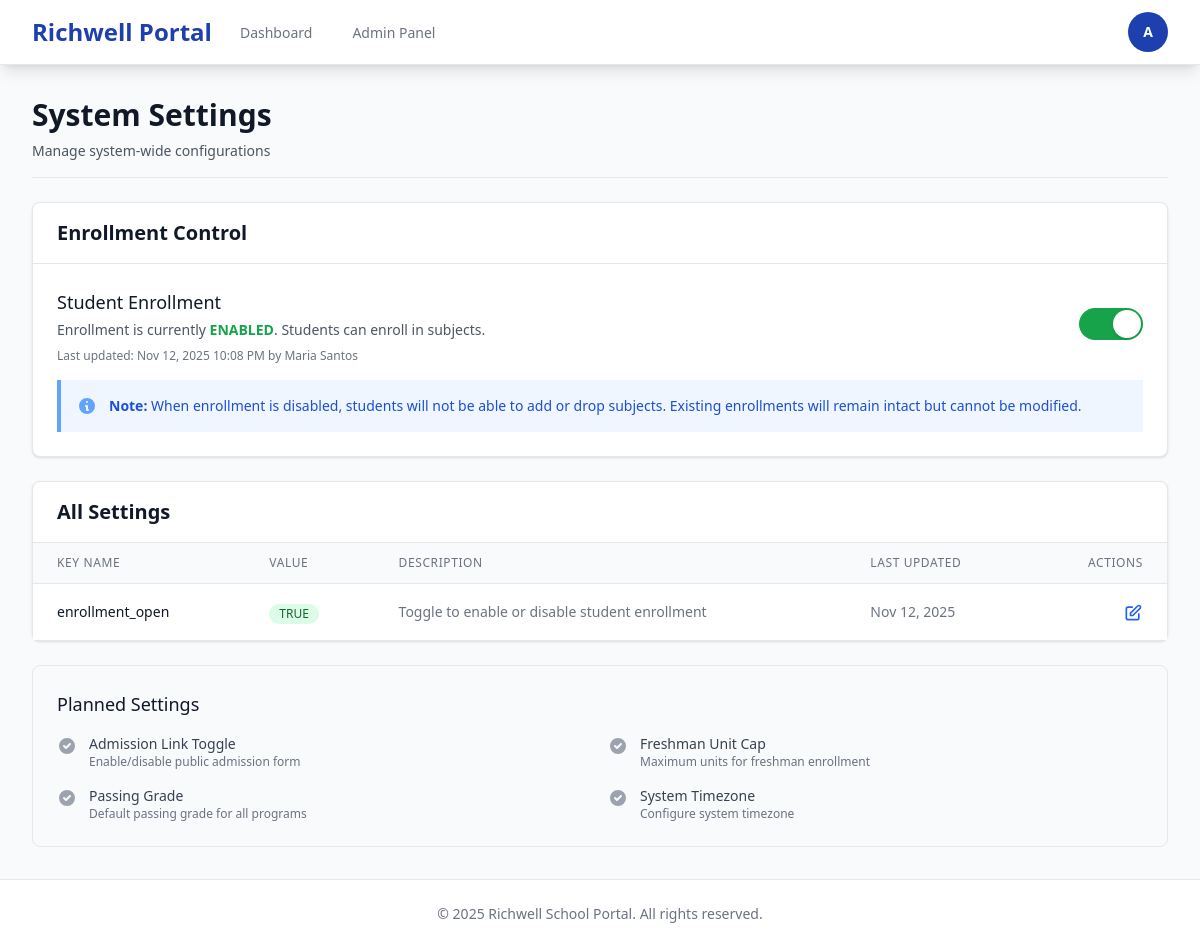
The page /registrar/settings/ (signed in) on the database its author committed.
### users/models.py (models this page shows, shortened)
class User(AbstractUser):
    ROLE_CHOICES = [
        ('student', 'Student'),
        ('professor', 'Professor'),
        ('registrar', 'Registrar'),
        ('dean', 'Dean'),
        ('admission', 'Admission'),
        ('admin', 'Admin'),
    ]
    role = models.CharField(max_length=20, choices=ROLE_CHOICES)
    created_at = models.DateTimeField(auto_now_add=True)

### settingsapp/models.py (models this page shows, shortened)
class Setting(models.Model):
    key_name = models.CharField(max_length=100, unique=True)
    value_text = models.CharField(max_length=255)
    description = models.CharField(max_length=255, blank=True)
    updated_by = models.ForeignKey(User, on_delete=models.SET_NULL, null=True)
    updated_at = models.DateTimeField(auto_now=True)

### settingsapp/views.py (the view)
# urls.py: path('', views.settings_list, name='settings_list'),
@role_required('registrar', 'admin')
def settings_list(request):
    settings = Setting.objects.all().order_by('key_name')
    enrollment_open, created = Setting.objects.get_or_create(
        key_name='enrollment_open',
        defaults={
            'value_text': 'false',
            'description': 'Toggle to enable or disable student enrollment',
            'updated_by': request.user,
        }
    )
    context = {
        'settings': settings,
        'enrollment_open': enrollment_open,
    }
    return render(request, 'registrar/settings/settings_list.html', context)

### templates/registrar/settings/settings_list.html (shortened to what this page needs)
{% extends 'base.html' %}
{% block content %}
<div class="space-y-6">
    <div class="border-b border-gray-200 pb-4">
        <h1 class="text-3xl font-bold text-gray-900">System Settings</h1>
        <p class="mt-2 text-sm text-gray-600">Manage system-wide configurations</p>
    </div>
    <div class="bg-white shadow rounded-lg border border-gray-200">
        <div class="px-6 py-4 border-b border-gray-200">
            <h2 class="text-xl font-semibold text-gray-900">Enrollment Control</h2>
        </div>
        <div class="p-6">
            <div class="flex items-center justify-between">
                <div class="flex-1">
                    <h3 class="text-lg font-medium text-gray-900">Student Enrollment</h3>
                    <p class="text-sm text-gray-600 mt-1">
                        {% if enrollment_open.value_text == 'true' %}
                        Enrollment is currently <span class="font-semibold text-green-600">ENABLED</span>. Students can enroll in subjects.
                        {% else %}
                        Enrollment is currently <span class="font-semibold text-red-600">DISABLED</span>. Students cannot enroll in subjects.
                        {% endif %}
                    </p>
                    <p class="text-xs text-gray-500 mt-2">
                        Last updated: {{ enrollment_open.updated_at|date:"M d, Y g:i A" }}
                        {% if enrollment_open.updated_by %}by {{ enrollment_open.updated_by.get_full_name|default:enrollment_open.updated_by.username }}{% endif %}
                    </p>
                </div>
                <div class="ml-6">
                    <form method="POST" action="{% url 'settingsapp:setting_toggle' 'enrollment_open' %}" class="inline">
                        <button type="submit"
                                class="relative inline-flex h-8 w-16 flex-shrink-0 cursor-pointer rounded-full border-2 border-transparent transition-colors duration-200 ease-in-out focus:outline-none focus:ring-2 focus:ring-primary focus:ring-offset-2 {% if enrollment_open.value_text == 'true' %}bg-green-600{% else %}bg-gray-200{% endif %}"
                                role="switch"
                                aria-checked="{{ enrollment_open.value_text }}">
                            <span class="pointer-events-none inline-block h-7 w-7 transform rounded-full bg-white shadow ring-0 transition duration-200 ease-in-out {% if enrollment_open.value_text == 'true' %}translate-x-8{% else %}translate-x-0{% endif %}"></span>
                        </button>
                    </form>
                </div>
            </div>
            <div class="mt-4 bg-blue-50 border-l-4 border-blue-400 p-4">
                <div class="flex">
                    <div class="flex-shrink-0">
                        <svg class="h-5 w-5 text-blue-400" fill="currentColor" viewBox="0 0 20 20">
                            <path fill-rule="evenodd" d="M18 10a8 8 0 11-16 0 8 8 0 0116 0zm-7-4a1 1 0 11-2 0 1 1 0 012 0zM9 9a1 1 0 000 2v3a1 1 0 001 1h1a1 1 0 100-2v-3a1 1 0 00-1-1H9z" clip-rule="evenodd"/>
                        </svg>
                    </div>
                    <div class="ml-3">
                        <p class="text-sm text-blue-700">
                            <strong>Note:</strong> When enrollment is disabled, students will not be able to add or drop subjects.
                            Existing enrollments will remain intact but cannot be modified.
                        </p>
                    </div>
                </div>
            </div>
        </div>
    </div>
    <div class="bg-white shadow rounded-lg border border-gray-200">
        <div class="px-6 py-4 border-b border-gray-200">
            <h2 class="text-xl font-semibold text-gray-900">All Settings</h2>
        </div>
        <div class="overflow-x-auto">
            {% if settings %}
            <table class="min-w-full divide-y divide-gray-200">
                <thead class="bg-gray-50">
                    <tr>
                        <th class="px-6 py-3 text-left text-xs font-medium text-gray-500 uppercase tracking-wider">Key Name</th>
                        <th class="px-6 py-3 text-left text-xs font-medium text-gray-500 uppercase tracking-wider">Value</th>
                        <th class="px-6 py-3 text-left text-xs font-medium text-gray-500 uppercase tracking-wider">Description</th>
                        <th class="px-6 py-3 text-left text-xs font-medium text-gray-500 uppercase tracking-wider">Last Updated</th>
                        <th class="px-6 py-3 text-right text-xs font-medium text-gray-500 uppercase tracking-wider">Actions</th>
                    </tr>
                </thead>
                <tbody class="bg-white divide-y divide-gray-200">
                    {% for setting in settings %}
                    <tr class="hover:bg-gray-50">
                        <td class="px-6 py-4 whitespace-nowrap">
                            <div class="text-sm font-medium text-gray-900">{{ setting.key_name }}</div>
                        </td>
                        <td class="px-6 py-4 whitespace-nowrap">
                            {% if setting.value_text == 'true' or setting.value_text == 'false' %}
                            <span class="inline-flex items-center px-2.5 py-0.5 rounded-full text-xs font-medium {% if setting.value_text == 'true' %}bg-green-100 text-green-800{% else %}bg-red-100 text-red-800{% endif %}">
                                {{ setting.value_text|upper }}
                            </span>
                            {% else %}
                            <div class="text-sm text-gray-900">{{ setting.value_text }}</div>
                            {% endif %}
                        </td>
                        <td class="px-6 py-4">
                            <div class="text-sm text-gray-500">{{ setting.description|default:"No description" }}</div>
                        </td>
                        <td class="px-6 py-4 whitespace-nowrap text-sm text-gray-500">
                            {{ setting.updated_at|date:"M d, Y" }}
                        </td>
                        <td class="px-6 py-4 whitespace-nowrap text-right text-sm font-medium">
                            <a href="{% url 'settingsapp:setting_update' setting.pk %}"
                               class="text-blue-600 hover:text-blue-900"
                               title="Edit">
                                <svg class="inline h-5 w-5" fill="none" viewBox="0 0 24 24" stroke="currentColor">
                                    <path stroke-linecap="round" stroke-linejoin="round" stroke-width="2" d="M11 5H6a2 2 0 00-2 2v11a2 2 0 002 2h11a2 2 0 002-2v-5m-1.414-9.414a2 2 0 112.828 2.828L11.828 15H9v-2.828l8.586-8.586z"/>
                                </svg>
                            </a>
                        </td>
                    </tr>
                    {% endfor %}
                </tbody>
            </table>
            {% endif %}
        </div>
    </div>
    <div class="bg-gray-50 border border-gray-200 rounded-lg p-6">
        <h3 class="text-lg font-medium text-gray-900 mb-4">Planned Settings</h3>
        <div class="grid grid-cols-1 md:grid-cols-2 gap-4">
            <div class="flex items-start">
                <svg class="h-5 w-5 text-gray-400 mt-0.5" fill="currentColor" viewBox="0 0 20 20">
                    <path fill-rule="evenodd" d="M10 18a8 8 0 100-16 8 8 0 000 16zm3.707-9.293a1 1 0 00-1.414-1.414L9 10.586 7.707 9.293a1 1 0 00-1.414 1.414l2 2a1 1 0 001.414 0l4-4z" clip-rule="evenodd"/>
                </svg>
                <div class="ml-3">
                    <p class="text-sm font-medium text-gray-700">Admission Link Toggle</p>
                    <p class="text-xs text-gray-500">Enable/disable public admission form</p>
                </div>
            </div>
            <div class="flex items-start">
                <svg class="h-5 w-5 text-gray-400 mt-0.5" fill="currentColor" viewBox="0 0 20 20">
                    <path fill-rule="evenodd" d="M10 18a8 8 0 100-16 8 8 0 000 16zm3.707-9.293a1 1 0 00-1.414-1.414L9 10.586 7.707 9.293a1 1 0 00-1.414 1.414l2 2a1 1 0 001.414 0l4-4z" clip-rule="evenodd"/>
                </svg>
                <div class="ml-3">
                    <p class="text-sm font-medium text-gray-700">Freshman Unit Cap</p>
                    <p class="text-xs text-gray-500">Maximum units for freshman enrollment</p>
                </div>
            </div>
            <div class="flex items-start">
                <svg class="h-5 w-5 text-gray-400 mt-0.5" fill="currentColor" viewBox="0 0 20 20">
                    <path fill-rule="evenodd" d="M10 18a8 8 0 100-16 8 8 0 000 16zm3.707-9.293a1 1 0 00-1.414-1.414L9 10.586 7.707 9.293a1 1 0 00-1.414 1.414l2 2a1 1 0 001.414 0l4-4z" clip-rule="evenodd"/>
                </svg>
                <div class="ml-3">
                    <p class="text-sm font-medium text-gray-700">Passing Grade</p>
                    <p class="text-xs text-gray-500">Default passing grade for all programs</p>
                </div>
            </div>
            <div class="flex items-start">
                <svg class="h-5 w-5 text-gray-400 mt-0.5" fill="currentColor" viewBox="0 0 20 20">
                    <path fill-rule="evenodd" d="M10 18a8 8 0 100-16 8 8 0 000 16zm3.707-9.293a1 1 0 00-1.414-1.414L9 10.586 7.707 9.293a1 1 0 00-1.414 1.414l2 2a1 1 0 001.414 0l4-4z" clip-rule="evenodd"/>
                </svg>
                <div class="ml-3">
                    <p class="text-sm font-medium text-gray-700">System Timezone</p>
                    <p class="text-xs text-gray-500">Configure system timezone</p>
                </div>
            </div>
        </div>
    </div>
</div>
{% endblock %}

### templates/base.html (shortened to what this page needs)
<!DOCTYPE html>
<html lang="en">
<head>
    <script src="https://cdn.tailwindcss.com"></script>
</head>
<body class="bg-gray-50 min-h-screen">
    {% if user.is_authenticated %}
    <nav class="bg-white shadow-lg border-b border-gray-200" x-data="{ open: false }">
        <div class="max-w-7xl mx-auto px-4 sm:px-6 lg:px-8">
            <div class="flex justify-between h-16">
                <div class="flex">
                    <div class="flex-shrink-0 flex items-center">
                        <a href="{% url 'dashboard' %}" class="text-2xl font-bold text-primary">
                            Richwell Portal
                        </a>
                    </div>
                    <div class="hidden sm:ml-6 sm:flex sm:space-x-8">
                        <a href="{% url 'dashboard' %}"
                           class="{% if request.resolver_match.url_name == 'dashboard' %}border-primary text-gray-900{% else %}border-transparent text-gray-500 hover:border-gray-300 hover:text-gray-700{% endif %} inline-flex items-center px-1 pt-1 border-b-2 text-sm font-medium">
                            Dashboard
                        </a>
                        {% if user.role == 'admin' %}
                        <a href="{% url 'admin:index' %}"
                           class="border-transparent text-gray-500 hover:border-gray-300 hover:text-gray-700 inline-flex items-center px-1 pt-1 border-b-2 text-sm font-medium">
                            Admin Panel
                        </a>
                        {% endif %}
                    </div>
                </div>
                <div class="hidden sm:ml-6 sm:flex sm:items-center">
                    <div class="relative" x-data="{ userMenu: false }">
                        <button @click="userMenu = !userMenu"
                                type="button"
                                class="bg-white flex text-sm rounded-full focus:outline-none focus:ring-2 focus:ring-offset-2 focus:ring-primary">
                            <div class="h-10 w-10 rounded-full bg-primary flex items-center justify-center text-white font-semibold">
                                {{ user.username|slice:":1"|upper }}
                            </div>
                        </button>
                    </div>
                </div>
            </div>
        </div>
    </nav>
    {% endif %}
    <main class="max-w-7xl mx-auto px-4 sm:px-6 lg:px-8 py-8">
        {% block content %}{% endblock %}
    </main>
    <footer class="bg-white border-t border-gray-200 mt-auto">
        <div class="max-w-7xl mx-auto py-6 px-4 sm:px-6 lg:px-8">
            <p class="text-center text-sm text-gray-500">
                &copy; 2025 Richwell School Portal. All rights reserved.
            </p>
        </div>
    </footer>
</body>
</html>

### rows shown on the page
User: username "A"
Setting: updated_at "Nov 12, 2025 10:08 PM", updated_by.get_full_name "Maria Santos", key_name "enrollment_open", value_text "TRUE", description "Toggle to enable or disable student enrollment", updated_at "Nov 12, 2025"
